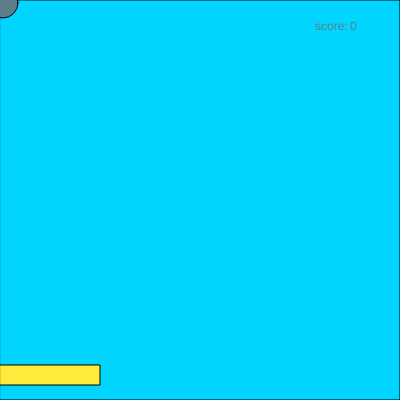
Frame 1 (no input)
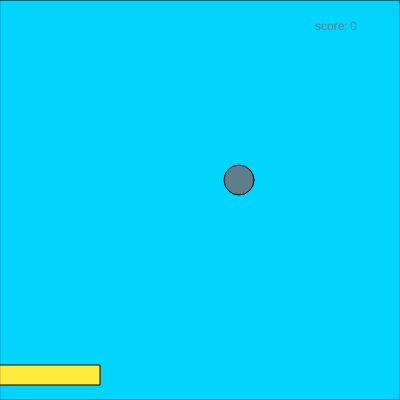
Frame 60 (no input)
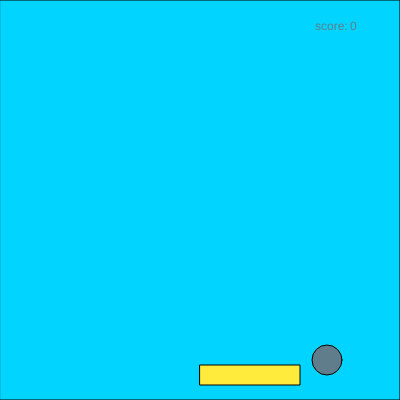
Frame 120 (the mouse pressed at the canvas centre since frame 60)

The p5.js sketch that drew these frames (run headless with seeded random() and noise() and a simulated clock; from frame 60 on, the mouse is pressed at the canvas centre):

// p5.js sketch
// ── sketch.js
var by = 3;
var myscore = 0;
var bx = 3;
var dy = 3;
var dx = 4;
var gameover=0
function setup() {
  createCanvas(400, 400);
}

function draw() {
  background(220);
  fill("rgb(0,212,255)");
  rect(0, 0, 400, 400);
  fill("#FFEB3B");
  rect(mouseX, 365, 100, 20);
  fill("#607D8B");
  ellipse(bx, by, 30);
  by = by + dy;
  bx = dx + bx;

  if(gameover==1) {
    fill('rgb(235,36,71)')
    rect(0,0,7000)
    fill('')
    text("Game Over", 175, 200)
  }
  
  if (by > 400) {
    //dy = -4;
    gameover=1
  }
  if (by < 0) {
    dy = 4;
  }
  if (bx > 400) {
    dx = -4;
  }
  if (bx < 00) {
    dx = 4;
  }
  text("score:", 315, 30);
  text(myscore, 350, 30);
  if (bx > mouseX && bx < mouseX + 100 && by > 365) {
    myscore = myscore + 1;
    dy=-4
  }
}
